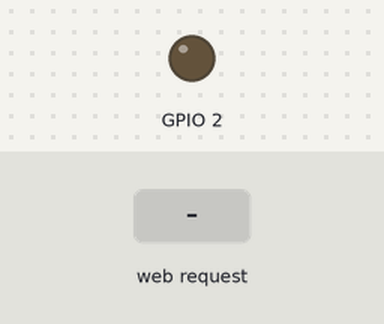
Bench run of a sketch on a simulated ESP8266 (NodeMCU). On the bench: output pins drawn as LEDs (lit = HIGH). The inputs (shaded band) are chosen by the test bench. WiFi joins after 1.5 s; servers stay silent unless stated; what the sketch prints to the serial monitor is not drawn.

Above: at 2.7 s.
2.8 s: HTTP request GET /gpio/1 received
At 4.0 s:
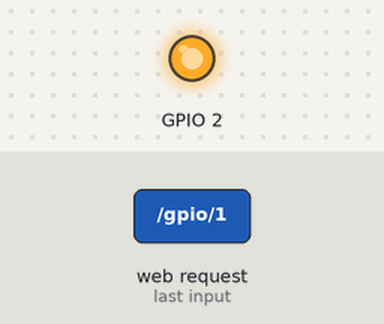
4.3 s: HTTP request GET /gpio/0 received
At 5.3 s:
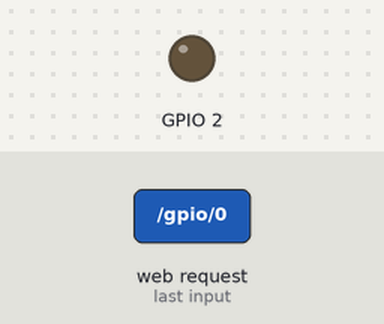
Timing chart, 0 to 7.3 s (numbered marks = the images above; inputs shaded):
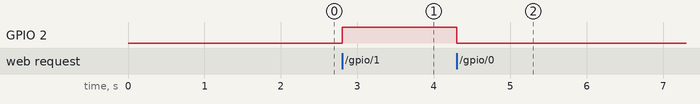

Measured:
- after the input at 2.8 s, GPIO 2: LOW → HIGH at once
- after the input at 4.3 s, GPIO 2: HIGH → LOW at once

The sketch:

WiFiWebServer.ino
```cpp
/*
    This sketch demonstrates how to set up a simple HTTP-like server.
    The server will set a GPIO pin depending on the request
      http://server_ip/gpio/0 will set the GPIO2 low,
      http://server_ip/gpio/1 will set the GPIO2 high
    server_ip is the IP address of the ESP8266 module, will be
    printed to Serial when the module is connected.
*/

#include <ESP8266WiFi.h>

//const char* ssid = "TenRi-Tenshii";
//const char* password = "tenritenri";
const char* ssid = "Note2";
const char* password = "win460220";


// Create an instance of the server
// specify the port to listen on as an argument
WiFiServer server(80);

void setup() {
  Serial.begin(115200);
  delay(10);

  // prepare GPIO2
  pinMode(2, OUTPUT);
  digitalWrite(2, 0);

  // Connect to WiFi network
  Serial.println();
  Serial.println();
  Serial.print("Connecting to ");
  Serial.println(ssid);

  WiFi.begin(ssid, password);

  while (WiFi.status() != WL_CONNECTED) {
    delay(500);
    Serial.print(".");
  }
  Serial.println("");
  Serial.println("WiFi connected");

  // Start the server
  server.begin();
  Serial.println("Server started");

  // Print the IP address
  Serial.println(WiFi.localIP());
}

void loop() {
  // Check if a client has connected
  WiFiClient client = server.available();
  if (!client) {
    return;
  }

  // Wait until the client sends some data
  Serial.println("new client");
  while (!client.available()) {
    delay(1);
  }

  // Read the first line of the request
  String req = client.readStringUntil('\r');
  Serial.println(req);
  client.flush();

  // Match the request
  int val;
  if (req.indexOf("/gpio/0") != -1)
    val = 0;
  else if (req.indexOf("/gpio/1") != -1)
    val = 1;
  else {
    Serial.println("invalid request");
    client.stop();
    return;
  }

  // Set GPIO2 according to the request
  digitalWrite(2, val);

  client.flush();

  // Prepare the response
  String s = "HTTP/1.1 200 OK\r\nContent-Type: text/html\r\n\r\n<!DOCTYPE HTML>\r\n<html>\r\nGPIO is now ";
  s += (val) ? "high" : "low";
  s += "</html>\n";

  // Send the response to the client
  client.print(s);
  delay(1);
  Serial.println("Client disonnected");

  // The client will actually be disconnected
  // when the function returns and 'client' object is detroyed
}
```
